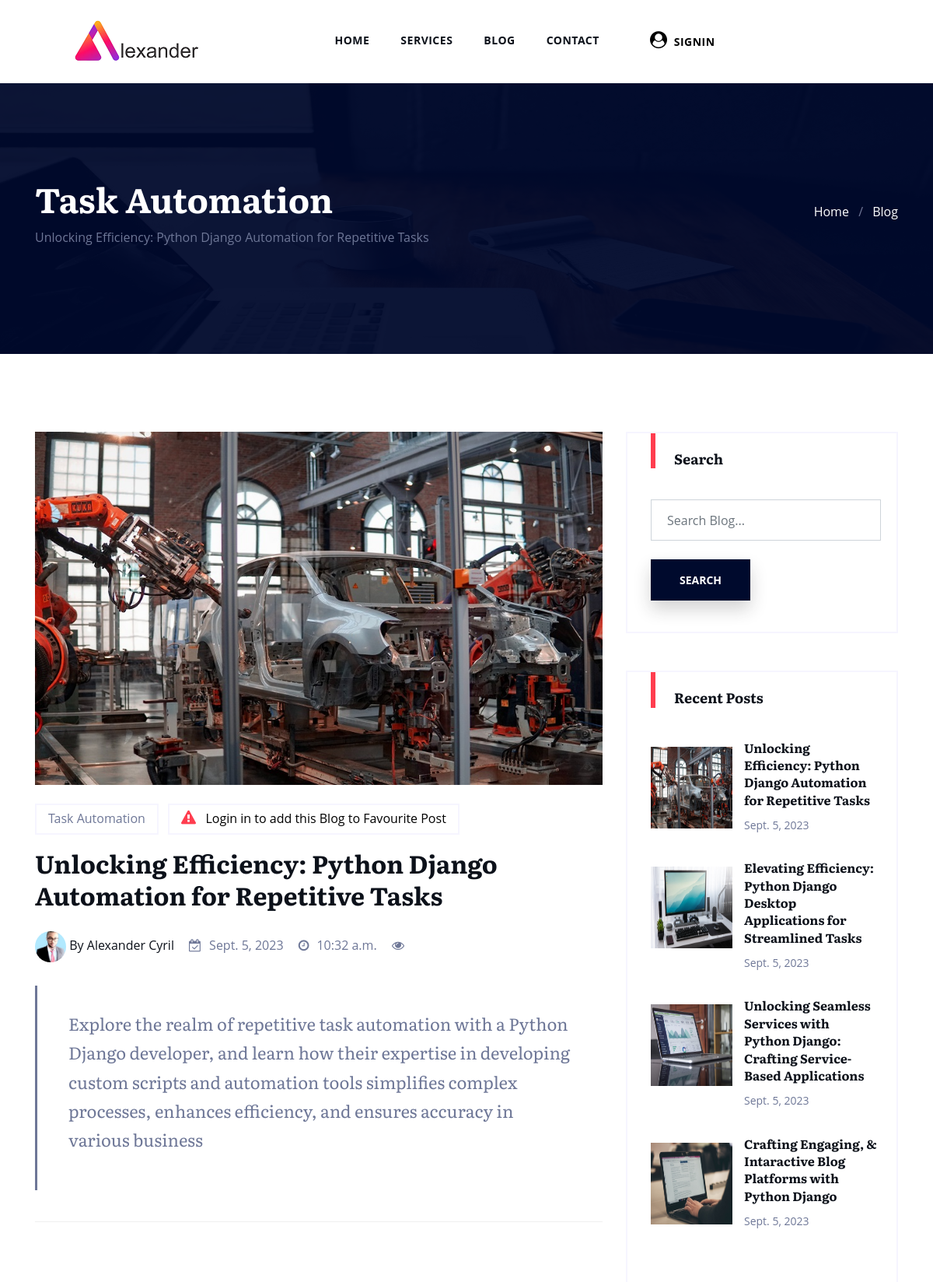
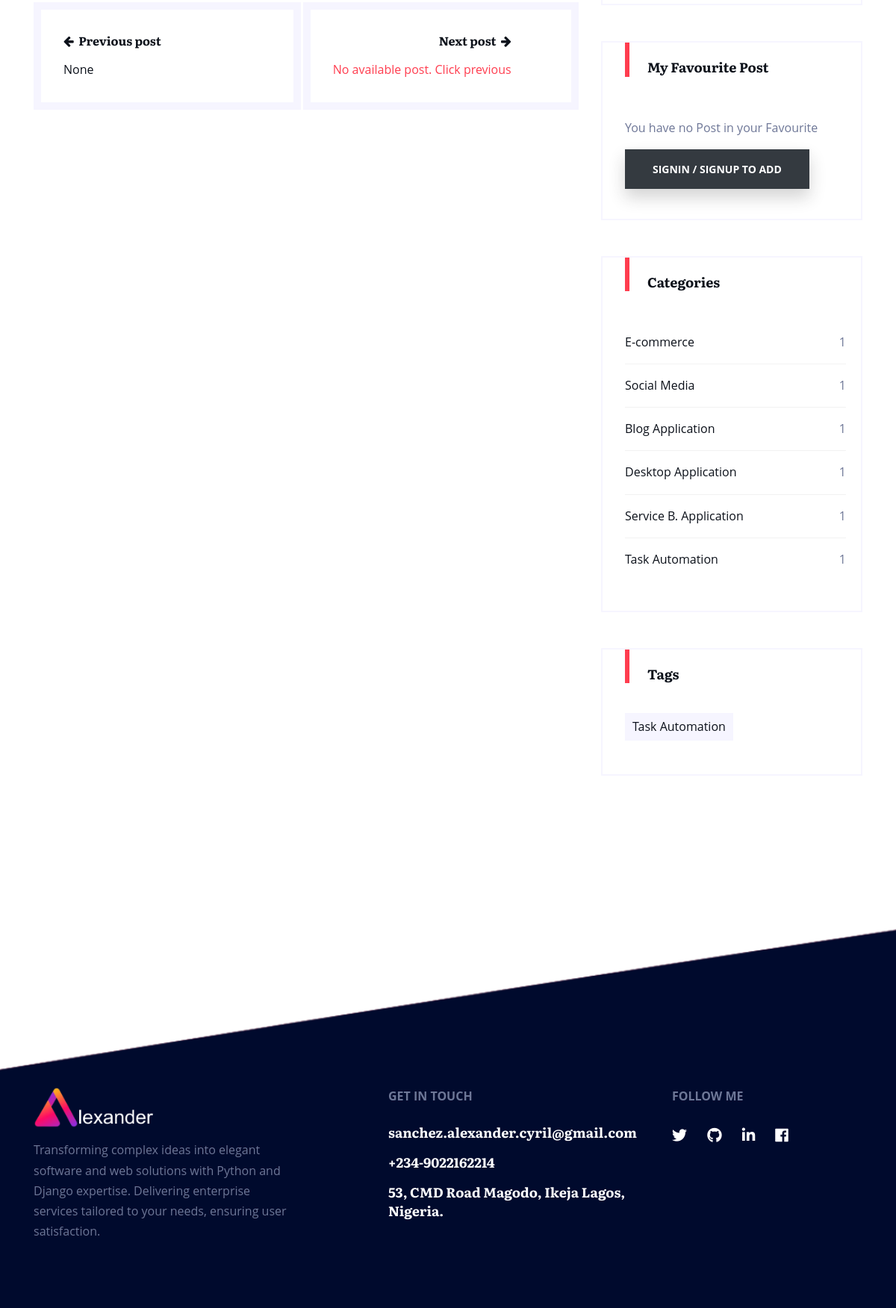
/unlocking-efficiency-python-django-automation-for-repetitive-tasks/ (upper part), run on the app's committed database (2 pictures, top to bottom).
### App/models.py (models this page shows, shortened)
class Blog(models.Model):
    class NewManager(models.Manager):
        def get_queryset(self):
            return super().get_queryset().filter(status='published')
    options = (
            ('draft', 'Draft'),
            ('published', 'Published'),
        )
    title = models.CharField(max_length=255)
    overview = tinymce_models.HTMLField()
    highlight = models.CharField(max_length=255)
    content1 = tinymce_models.HTMLField()
    image = models.ImageField(upload_to='blog_images/')
    author = models.ForeignKey(Author, on_delete=models.CASCADE)
    blog_category = models.ForeignKey(Category, on_delete=models.PROTECT, default=1)
    tags = models.ManyToManyField(Tag)
    cate_name = models.CharField(max_length=500)
    featured = models.BooleanField(default='Select')
    view_count = models.IntegerField(default = 0)
    timestamp = models.DateTimeField(auto_now_add=True)
    favourites = models.ManyToManyField(User, related_name='favourite', default=None, blank=True)
    status = models.CharField(max_length=10, choices=options, default='draft')
    objects = models.Manager()  # default manager
    newmanager = NewManager()  # custom manager
    slug = models.SlugField(max_length=250, unique=True, null=True)
    publish = models.DateTimeField(default=timezone.now)
    created = models.DateTimeField(auto_now_add=True, null=True, blank=True)
    updated = models.DateTimeField(auto_now=True, null=True, blank=True)
    class Meta:
        ordering = ('-publish',)
    def get_absolute_url(self):
        return reverse('blog_single', args=[self.slug])

class Author(models.Model):
    user = models.OneToOneField(User, on_delete=models.CASCADE)
    profile_picture = models.ImageField(upload_to='blog_images/')
    def __str__(self):
        return self.user.username

class Category(models.Model):
    name = models.CharField(max_length=255)
    created = models.DateTimeField(auto_now_add=True, null=True, blank=True)
    updated = models.DateTimeField(auto_now=True, null=True, blank=True)
    class Meta:
        ordering = ('-created',)

class Tag(models.Model):
    name = models.CharField(max_length=250, unique=True)

### App/views.py (the view)
# urls.py: path('<slug:blog>/', blog_single, name='blog_single'),
def blog_single(request, blog):
    page_title = "Blog Single"
    blog = get_object_or_404(Blog, slug=blog, status='published')
    recent_blog =  Blog.objects.order_by('-publish')[:4]
    category_list = Category.objects.exclude(name='default')
    categories_with_counts = Category.objects.annotate(blog_count=Count('blog'))
    next_post = Blog.objects.filter(publish__gt=blog.publish).order_by('publish').first()
    previous_post = Blog.objects.filter(publish__lt=blog.publish).order_by('-publish').first()
    new = ''
    if request.user.is_authenticated:
        new = Blog.objects.filter(favourites=request.user)[:2]
    profile_image = ''
    if request.user.is_authenticated:
        profile_image = Profile.objects.filter(user=request.user)
    fav = bool
    if blog.favourites.filter(id=request.user.id).exists():
        fav = True
    context = {}
    hit_count = get_hitcount_model().objects.get_for_object(blog)
    hits = hit_count.hits
    hitcontext = context['hitcount'] = {'pk': hit_count.pk}
    hit_count_response = HitCountMixin.hit_count(request, hit_count)
    if hit_count_response.hit_counted:
        hits = hits + 1
        hitcontext['hit_counted'] = hit_count_response.hit_counted
        hitcontext['hit_message'] = hit_count_response.hit_message
        hitcontext['total_hits'] = hits
    context = {
        'blog': blog,
        'page_title':page_title,
        'category_list': category_list,
        "recent_blog":recent_blog,
        'fav':fav,
        'new':new,
        'categories_with_counts':categories_with_counts,
        'next_post':next_post,
        'previous_post':previous_post,
        'profile_image':profile_image,
        }
    return render(request, 'blog_single.html', context)

### App/templates/blog_single.html (shortened to what this page needs)
{% extends 'base.html' %}
{% load static %}
{% load active_link_tags %}
{% load hitcount_tags %}
{% block content %}
{% include 'navbar.html' %}
<section class="page-title bg-2" id="slider">
    <div class="container">
      <div class="row align-items-center">
        <div class="col-lg-7">
            <h1>{{blog.cate_name}}</h1>
            <p>{{blog.title}}</p>
        </div>
        <div class="col-lg-5">
          <ul class="list-inline header-breadcumb text-lg-right mt-5 mt-lg-0">
            <li class="list-inline-item"><a href="{% url 'home' %}">Home</a></li>
            <li class="list-inline-item">/</li>
            <li class="list-inline-item"><a href="{% url 'blog' %}">Blog</a></li>
          </ul>
        </div>
      </div>
    </div>
  </section>
  <section class="blog-wrapper section">
      <div class="container-fluid" style="width:95%;%">
          <div class="row">
              <div class="col-lg-8">
                                  <div class="post post-single">
                      <div class="post-thumb mb-4">
                          <img class="img-fluid" src="{{blog.image.url}}" alt="">
                      </div>
                      <ul class="list-inline post-tags">
                          <li class="list-inline-item ">
                              <a href="#">{{blog.cate_name}}</a>
                          </li>
                        {% if not request.user.is_authenticated %}
                        <li class="list-inline-item ">
                            <a href="{% url 'favourite_list' %}">
                                <i class="fa fa-exclamation-triangle" style="font-size:19px; color:#FF3D4F;"></i>
                                &nbsp;<span class="saved4" style="font-size:16px;"> Login in to add this Blog to Favourite Post</span>
                            </a>
                        </li>
                        {% endif %}
                      </ul>
                      <h2 class="post-title">{{blog.title}}</h2>
                      <ul class="list-inline single-post-meta">
                          <li class="list-inline-item">
                              <a href="#"><img src="{{blog.author.profile_picture.url}}" style="width:40px; height:40px; border-radius:100px;">
                                By {{blog.author}} Cyril</a>
                          </li>
                          <li class="list-inline-item">
                              <i class="fa fa-calendar-check"></i>{{blog.created.date}}
                          </li>
                          <li class="list-inline-item">
                            <i class="fa fa-clock"></i>{{blog.created.time}}
                        </li>
                        <li class="list-inline-item">
                            <i class="fa fa-eye"></i>{% get_hit_count for blog %}
                        </li>
                      </ul>
                      <div class="post-content post-excerpt">
                              <blockquote class="quote-post">
                              <p>{{blog.highlight}}</p>
                          </blockquote>
                          </div>
                          <div class="post-footer">
                          </div>
                      </div>
                      <div class="custom-pagination custom-pagination-post">
                          <div class="older full- d-lg-flex align-items-center">
                            {% if previous_post %}
                               <a href="{{previous_post.get_absolute_url}}"
                               class="prev-post-pagination">
                               <h6><i class='fa fa-arrow-left'></i>&nbsp; Previous post
                            </h6>{{next_post|truncatechars:60}}</a>
                            {% endif %}
                          </div>
                          <div class="newer d-lg-flex align-items-center">
                            {% if next_post %}
                              <a href="{{next_post.get_absolute_url }}"
                              class="next-post-pagination">
                              <h6> Next post &nbsp;<i class="fa fa-arrow-right"></i>
                              </h6>{{previous_post|truncatechars:60}}</a>
                              {% else %}
                              <div class="next-post-pagination">
                              <h6> Next post &nbsp;<i class="fa fa-arrow-right"></i></h6>
                              <span style="color:#FF3D4F;">
                                No available post. Click previous
                            </span>
                            </div>
                            {% endif %}
                          </div>
                      </div>
              </div>
              <div class="col-lg-4">
                  <div class="sidebar">
                      <div class="widget mb-5 mt-5 mt-lg-0">
      <h5 class="widget-title">Search</h5>
      <form action="{% url 'search_results' %}" class="search-form" role="search">
          <input type="text" class="form-control"  name="q" placeholder="Search Blog...">
          <button type="submit" class="btn btn-secondary mt-4">Search</button>
      </form>
  </div>
  <div class="widget mb-5">
      <h5 class="widget-title">Recent Posts</h5>
      <ul class="list-inline recent-posts mb-0">
        {% for obj in recent_blog %}
          <li class="list-inline-item d-lg-flex">
              <div class="img-thumb">
                <a href="{{obj.get_absolute_url}}">
                    <img src="{{obj.image.url}}" alt=""
                    style="width:105px; height:105px; margin-top:10px;"></a>
              </div>
              <div class="post-block">
                  <h6><a href="{{obj.get_absolute_url}}">{{obj.title}}</a></h6>
                  <span class="text-sm">{{blog.publish.date}}</span>
              </div>
          </li>
          {% endfor %}
      </ul>
  </div>
  <div class="widget mb-5 widget-list-item">
      <h5 class="widget-title">My Favourite Post</h5>
      {% if user.is_authenticated %}
      {% for obj in new %}
      <ul class="list-unstyled mb-0">
          <li><a href="{{obj.get_absolute_url}}">
            <img src="{{obj.image.url}}" class="img-fluid"> {{obj.title}}</a>
        </li>
      </ul>
      {% endfor %}
      <a href="{% url 'favourite_list' %}" class="btn btn-dark">View All Favourite</a>
      {% else %}
      <ul class="list-unstyled mb-0">
        <li>You have no Post in your Favourite </li>
    </ul>
    <a href="{% url 'favourite_list' %}" class="btn btn-dark">Signin / Signup to Add</a>
    {% endif%}
  </div>
  <div class="widget mb-5 widget-list-item">
      <h5 class="widget-title">Categories</h5>
      <ul class="list-unstyled mb-0">
        {% for category in categories_with_counts %}
        <li class="d-flex justify-content-between align-items-center">
            <a href="/category/{{ category.name}}">{{category.name}}</a>
          <span class=""> {{category.blog_count}} </span>
        </li>
        {% endfor %}
      </ul>
  </div>
  <div class="widget tags mb-5">
      <h5 class="widget-title">Tags</h5>
      <div class="tags-links">
        {% for tag in blog.tags.all %}
          <a href="{% url 'tag_blog' tag.name %}">{{ tag.name }}</a>
          {% endfor %}
      </div>
  </div>
                  </div>
              </div>
          </div>
      </div>
  </section>
{% include 'footer.html' %}
{% endblock %}

### static/assets/css/style.css (style rules this page uses)
body { line-height: 1.7; font-family: "Open Sans", sans-serif; -webkit-font-smoothing: antialiased; font-size: 16px; color: #6e7797; overflow-x: hidden; }
h1, .h1, h2, .h2, h3, .h3, h4, .h4, h5, .h5, h6, .h6 { font-family: "Literata", serif; font-weight: 700; color: #0c111a; }
h1 { font-size: 44px; line-height: 1.3; }
h2 { font-size: 32px; line-height: 1.3; }
h5 { font-size: 18px; line-height: 1.4; }
h6 { font-size: 16px; line-height: 1.4; }
h1 a, h2 a, h3 a, h4 a, h5 a, h6 a { color: inherit; }
.text-sm { font-size: 14px; }
.btn { display: inline-block; font-size: 14px; letter-spacing: 0px; padding: 14px 35px; text-transform: uppercase; font-weight: 700; border-radius: 3px; border: 2px solid transparent; transition: all 0.3s ease 0s; border-radius: 0px; box-shadow: 0 11px 22px rgba(34, 34, 34, 0.2); }
.btn-secondary { background: #000a2d !important; }
.section { padding: 100px 0; }
a { color: #0c111a; transition: all .25s ease; }
.form-control { height: 53px; border-radius: 0px; padding-left: 20px; }
.page-title { padding: 120px 0px; background: #000a2d; background: url("../images/page-header.jpg") no-repeat; background-size: cover; position: relative; }
.page-title:before { position: absolute; content: ""; left: 0px; top: 0px; background: #000a2d; width: 100%; height: 100%; opacity: .95; }
.page-title h1 { color: #fff; }
.header-breadcumb li a { color: #fff; }
.sidebar .widget { padding: 0px 20px 40px 30px; background: #fff; overflow: hidden; border: 2px solid #f6f5ff; }
.sidebar .widget-title { position: relative; padding-left: 30px; padding-top: 20px; margin-bottom: 40px; overflow: hidden; }
.sidebar .widget-title:after { background: #FF3D4F; display: block; content: ''; position: absolute; left: 0; top: 0; width: 6px; height: 100%; margin: 0; }
.sidebar .recent-posts li { margin-bottom: 30px; }
.sidebar .img-thumb { margin-right: 15px; }
.sidebar .img-thumb img { width: 230px; }
.sidebar .tags a { display: inline-block; padding: 5px 10px; margin-bottom: 5px; background: #f6f5ff; }
.widget-list-item ul li { padding: 15px 0px; border-bottom: 1px solid rgba(0, 0, 0, 0.05); }
.widget-list-item ul li:last-child { border-bottom: 0px; }
.post-title { margin-bottom: 25px; }
.post-tags a { display: inline-block; padding: 4px 15px; border: 2px solid #f6f5ff; color: #6e7797; }
.single-post-meta { margin-bottom: 30px; }
.single-post-meta li { margin-right: 15px !important; }
.single-post-meta li i { margin-right: 10px; }
.custom-pagination { margin: 60px 0px; }
.custom-pagination h6 { margin-bottom: 15px; }
.custom-pagination .older { width: 49%; float: left; padding: 30px; border: 10px solid #f6f5ff; margin-right: 3px; }
.custom-pagination .newer { text-align: right; border: 10px solid #f6f5ff; padding: 30px; }
.quote-post { margin: 20px 0px; padding: 30px 40px; font-size: 22px; font-family: "Literata", serif; border-left: 3px solid #6e7797; }
.post-footer { margin-top: 40px; border-top: 1px solid rgba(0, 0, 0, 0.06); padding-top: 20px; }

### App/templates/blog_single.html (style rules this page uses)
.saved4 { color:#000; }

### data on the page
Blog: cate_name "Task Automation", title "Unlocking Efficiency: Python Django Automation for Repetitive Tasks", image (picture), author.profile_picture (picture), author "Alexander", created "Sept. 5, 2023", created.time "10:32 a.m.", highlight "Explore the realm of repetitive task automation with a Python Django developer, and learn how their expertise in developing custom scripts and automation tools simplifies complex processes, enhances efficiency, and ensures accuracy in various business", publish "Sept. 5, 2023"
Blog: image (picture), title "Elevating Efficiency: Python Django Desktop Applications for Streamlined Tasks"
Blog: image (picture), title "Unlocking Seamless Services with Python Django: Crafting Service-Based Applications"
Blog: image (picture), title "Crafting Engaging, & Intaractive Blog Platforms with Python Django"
Category: name "E-commerce", blog_count "1"
Category: name "Social Media", blog_count "1"
Category: name "Blog Application", blog_count "1"
Category: name "Desktop Application", blog_count "1"
Category: name "Service B. Application", blog_count "1"
Category: name "Task Automation", blog_count "1"
Tag: name "Task Automation"

### other printed values
{{ next_post|truncatechars:60 }} "None"
